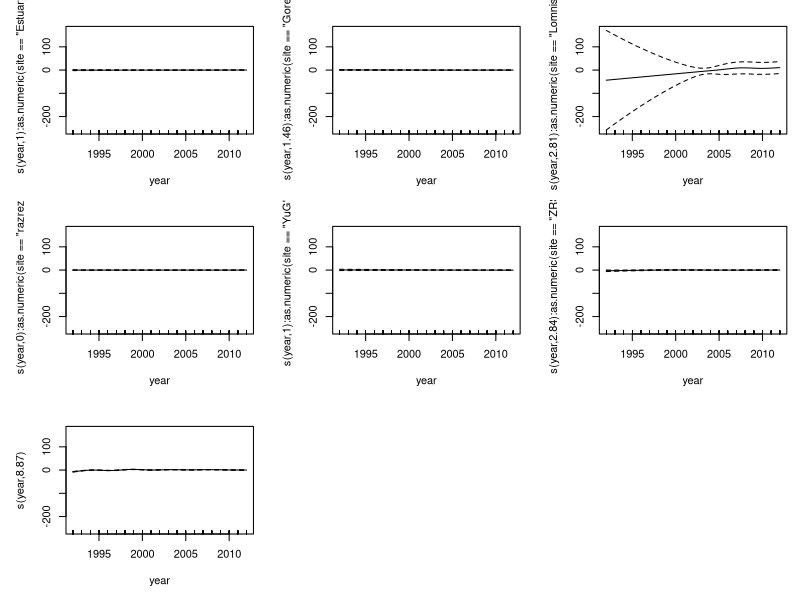
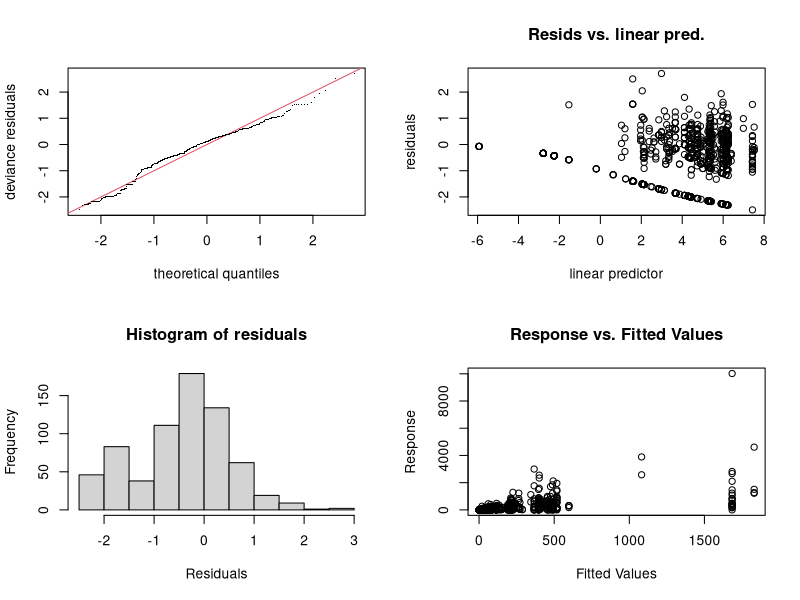
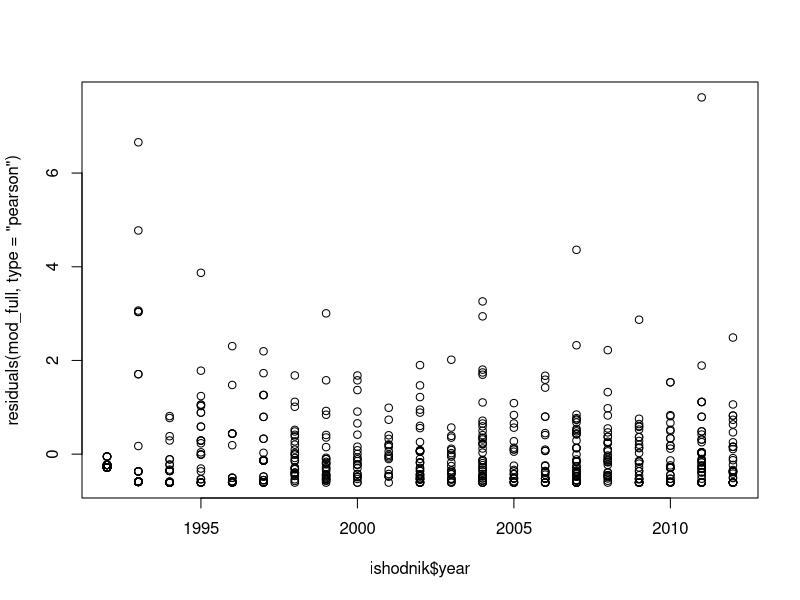

The R script that drew these images, in order: (Note: this script raises an error after producing the figures.)
setwd("~/Dropbox/PhD_thesis/PhD_thesis/N1_patterns/")

ishodnik <- read.csv2("N1year_samples.csv")
str(ishodnik)
summary(ishodnik$N1y)

library(mgcv)

ishodnik$lnN <- log(ishodnik$N1y + 1)
levels(ishodnik$site)


mod_full <- gam(N1y ~ 1 + s(year, by = as.numeric(site == "Estuary"), bs = "cr") + s(year, by = as.numeric(site == "Goreliy"), bs = "cr") + s(year, by = as.numeric(site == "Lomnishniy"), bs = "cr") + s(year, by = as.numeric(site == "razrez2"), bs = "cr") + s(year, by = as.numeric(site == "YuG"), bs = "cr") + s(year, by = as.numeric(site == "ZRS"), bs = "cr") + s(year, bs = "cr") + site, data = ishodnik, family = "nb", correlation = corAR1(form = ~ year | site))

summary(mod_full)

plot(mod_full, page=1) # рисуем smoothers

gam.check(mod_full) # все плохо - см. residuals

plot(ishodnik$year, residuals(mod_full, type = "pearson"))

plot(ishodnik$site, residuals(mod_full, type = "pearson"))

#dispersion
E1 <- residuals(mod_full, type = "pearson") #остатки
N <- nrow(ishodnik) #число точек в модели
p <- length(coef(mod_full)) #число параметров
sum(E1^2) / (N-p)

mod_full_res <- data.frame(year = ishodnik$year, site = ishodnik$site, fit = fitted(mod_full), resid = residuals(mod_full, type = "pearson"))

library(ggplot2)

ggplot(mod_full_res, aes(x = fit, y = resid)) + geom_point() + geom_smooth(se = F)

ggplot(mod_full_res, aes(x = year, y = resid)) + geom_point() + geom_smooth(se = F)

ggplot(mod_full_res, aes(x = site, y = resid)) + geom_boxplot()


mod_full2 <- gamm(N1y ~ 1 + s(year, bs = "cr"), data = ishodnik, family = "nb", correlation = corAR1(form = ~ year | site), random = list(site=~1))
